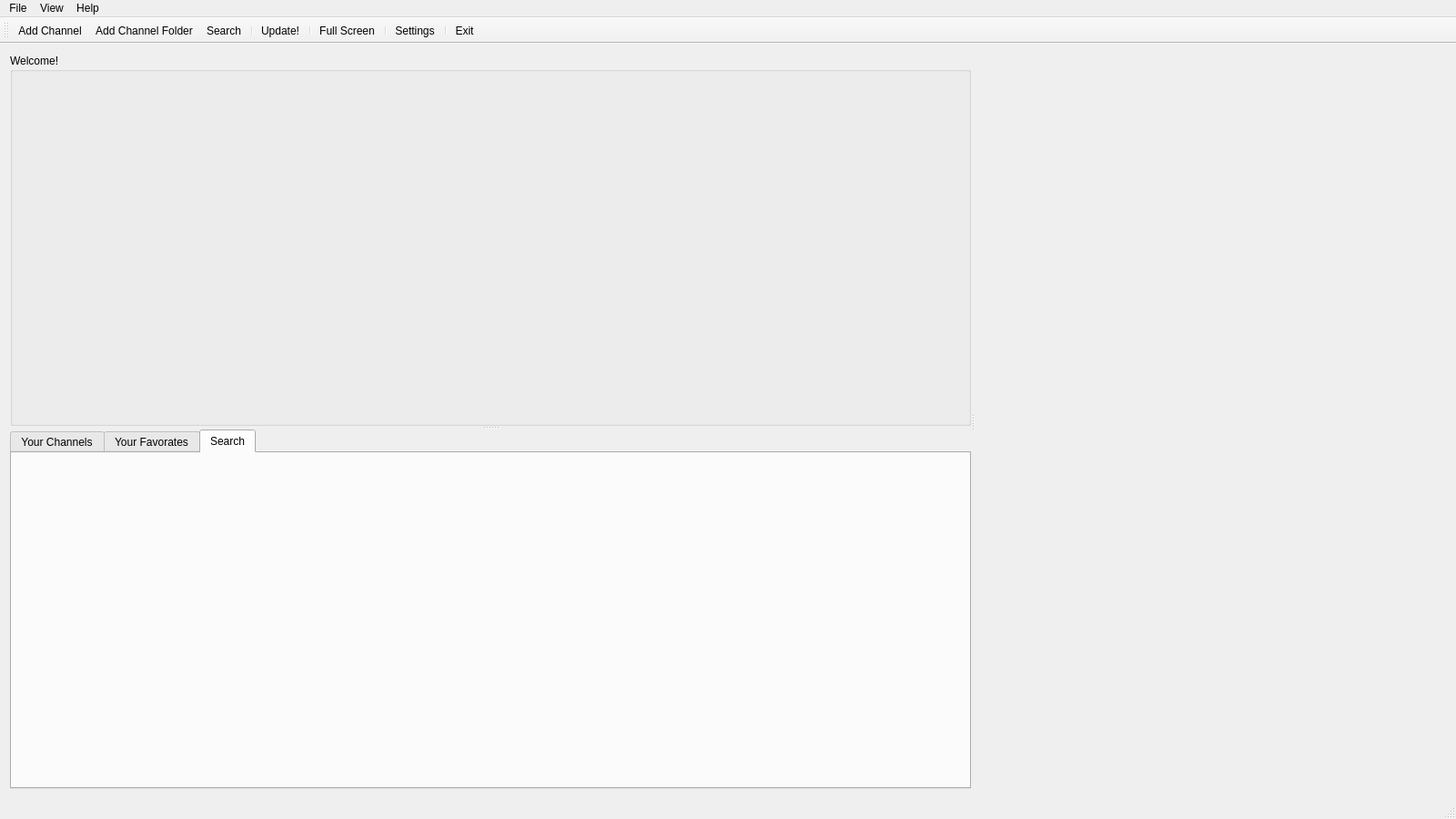
<?xml version="1.0" encoding="UTF-8"?>
<ui version="4.0">
 <class>BeitaReader</class>
 <widget class="QMainWindow" name="BeitaReader">
  <property name="geometry">
   <rect>
    <x>0</x>
    <y>0</y>
    <width>1600</width>
    <height>900</height>
   </rect>
  </property>
  <property name="windowTitle">
   <string>Beita Reader</string>
  </property>
  <widget class="QWidget" name="centralWidget">
   <layout class="QGridLayout" name="gridLayout">
    <item row="0" column="0">
     <widget class="MySplitter" name="splitter_2">
      <property name="orientation">
       <enum>Qt::Horizontal</enum>
      </property>
      <widget class="QSplitter" name="splitter">
       <property name="orientation">
        <enum>Qt::Vertical</enum>
       </property>
       <widget class="BRGroupBox" name="groupBox">
        <property name="title">
         <string>Welcome!</string>
        </property>
       </widget>
       <widget class="QTabWidget" name="tabWidget">
        <property name="currentIndex">
         <number>2</number>
        </property>
        <widget class="QWidget" name="channelTab">
         <attribute name="title">
          <string>Your Channels</string>
         </attribute>
        </widget>
        <widget class="QWidget" name="favorTab">
         <attribute name="title">
          <string>Your Favorates</string>
         </attribute>
        </widget>
        <widget class="SearchTab" name="searchTab">
         <attribute name="title">
          <string>Search</string>
         </attribute>
        </widget>
       </widget>
      </widget>
      <widget class="WebBrowser" name="widget" native="true"/>
     </widget>
    </item>
   </layout>
  </widget>
  <widget class="QMenuBar" name="menuBar">
   <property name="geometry">
    <rect>
     <x>0</x>
     <y>0</y>
     <width>1600</width>
     <height>30</height>
    </rect>
   </property>
   <widget class="QMenu" name="menuFile">
    <property name="title">
     <string>File</string>
    </property>
    <addaction name="addChannelAction"/>
    <addaction name="addChannelFolderAction"/>
    <addaction name="searchAction"/>
    <addaction name="separator"/>
    <addaction name="ImportChannelsAction"/>
    <addaction name="exportChannelsAction"/>
    <addaction name="separator"/>
    <addaction name="exitAction"/>
   </widget>
   <widget class="QMenu" name="menuView">
    <property name="title">
     <string>View</string>
    </property>
    <addaction name="updateAction"/>
    <addaction name="separator"/>
    <addaction name="switchFullScreenAction"/>
    <addaction name="switchToolBarAction"/>
    <addaction name="switchStatusBarAction"/>
    <addaction name="separator"/>
    <addaction name="settingsAction"/>
   </widget>
   <widget class="QMenu" name="menuHelp">
    <property name="title">
     <string>Help</string>
    </property>
    <addaction name="helpAction"/>
    <addaction name="aboutAction"/>
   </widget>
   <addaction name="menuFile"/>
   <addaction name="menuView"/>
   <addaction name="menuHelp"/>
  </widget>
  <widget class="QToolBar" name="mainToolBar">
   <attribute name="toolBarArea">
    <enum>TopToolBarArea</enum>
   </attribute>
   <attribute name="toolBarBreak">
    <bool>false</bool>
   </attribute>
   <addaction name="addChannelAction"/>
   <addaction name="addChannelFolderAction"/>
   <addaction name="searchAction"/>
   <addaction name="separator"/>
   <addaction name="updateAction"/>
   <addaction name="separator"/>
   <addaction name="switchFullScreenAction"/>
   <addaction name="separator"/>
   <addaction name="settingsAction"/>
   <addaction name="separator"/>
   <addaction name="exitAction"/>
  </widget>
  <widget class="QStatusBar" name="statusBar"/>
  <action name="addChannelAction">
   <property name="text">
    <string>Add Channel</string>
   </property>
   <property name="toolTip">
    <string>Add a new Channel</string>
   </property>
   <property name="shortcut">
    <string>Ctrl+N</string>
   </property>
  </action>
  <action name="addChannelFolderAction">
   <property name="text">
    <string>Add Channel Folder</string>
   </property>
   <property name="toolTip">
    <string>Add a Channel Foler</string>
   </property>
  </action>
  <action name="searchAction">
   <property name="text">
    <string>Search</string>
   </property>
   <property name="toolTip">
    <string>Remove a Channel Item</string>
   </property>
   <property name="shortcut">
    <string>Del</string>
   </property>
  </action>
  <action name="ImportChannelsAction">
   <property name="text">
    <string>Import Channels</string>
   </property>
   <property name="toolTip">
    <string>Import OMPL files</string>
   </property>
  </action>
  <action name="exportChannelsAction">
   <property name="text">
    <string>Export Channels</string>
   </property>
   <property name="toolTip">
    <string>Export OPML file</string>
   </property>
  </action>
  <action name="exitAction">
   <property name="text">
    <string>Exit</string>
   </property>
   <property name="shortcut">
    <string>Ctrl+Q</string>
   </property>
  </action>
  <action name="updateAction">
   <property name="text">
    <string>Update!</string>
   </property>
   <property name="toolTip">
    <string>Refresh All Channels</string>
   </property>
   <property name="shortcut">
    <string>Ctrl+R</string>
   </property>
  </action>
  <action name="switchFullScreenAction">
   <property name="checkable">
    <bool>true</bool>
   </property>
   <property name="text">
    <string>Full Screen</string>
   </property>
   <property name="toolTip">
    <string>Switch Full Screen</string>
   </property>
   <property name="shortcut">
    <string>Alt+Return</string>
   </property>
  </action>
  <action name="switchToolBarAction">
   <property name="checkable">
    <bool>true</bool>
   </property>
   <property name="text">
    <string>Tool Bar</string>
   </property>
   <property name="toolTip">
    <string>Switch Tool Bar</string>
   </property>
  </action>
  <action name="switchStatusBarAction">
   <property name="checkable">
    <bool>true</bool>
   </property>
   <property name="text">
    <string>Status Bar</string>
   </property>
   <property name="toolTip">
    <string>Switch Status Bar</string>
   </property>
  </action>
  <action name="settingsAction">
   <property name="text">
    <string>Settings</string>
   </property>
  </action>
  <action name="helpAction">
   <property name="text">
    <string>Help</string>
   </property>
   <property name="shortcut">
    <string>F1</string>
   </property>
  </action>
  <action name="aboutAction">
   <property name="text">
    <string>About</string>
   </property>
  </action>
 </widget>
 <layoutdefault spacing="6" margin="11"/>
 <customwidgets>
  <customwidget>
   <class>BRGroupBox</class>
   <extends>QGroupBox</extends>
   <header>brgroupbox.h</header>
   <container>1</container>
  </customwidget>
  <customwidget>
   <class>SearchTab</class>
   <extends>QWidget</extends>
   <header>searchtab.h</header>
   <container>1</container>
  </customwidget>
  <customwidget>
   <class>MySplitter</class>
   <extends>QSplitter</extends>
   <header>mysplitter.h</header>
   <container>1</container>
  </customwidget>
  <customwidget>
   <class>WebBrowser</class>
   <extends>QWidget</extends>
   <header>webbrowser.h</header>
   <container>1</container>
  </customwidget>
 </customwidgets>
 <resources/>
 <connections/>
</ui>
